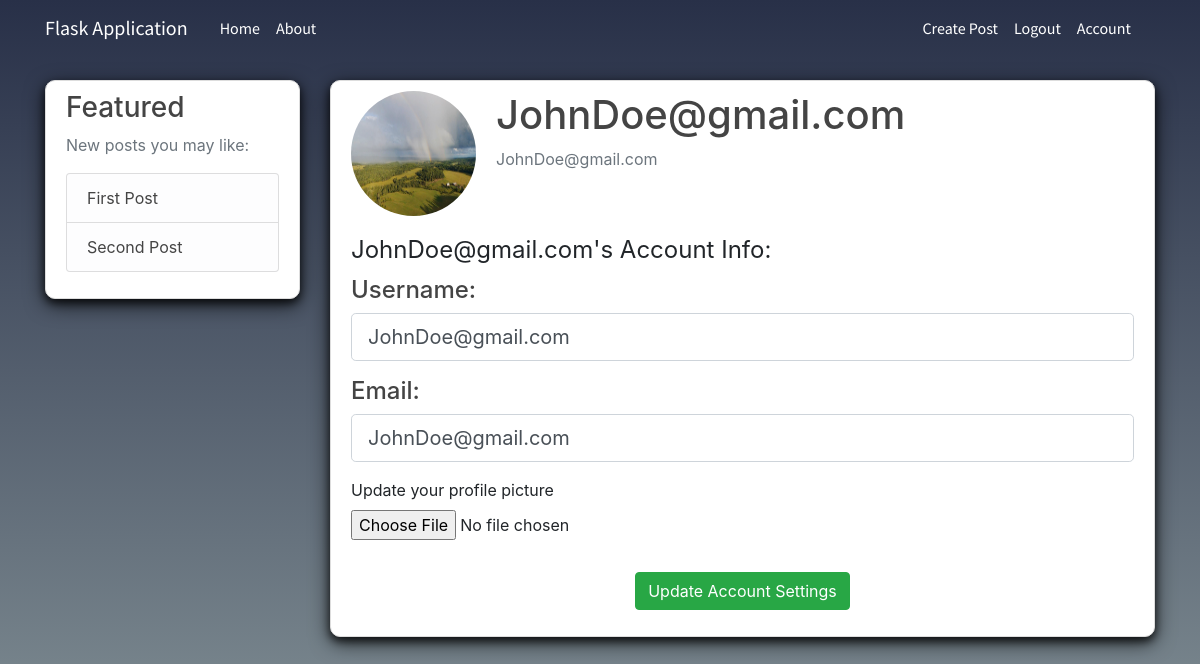
Page /account (signed in) on the committed database.
### FlaskApplication/models.py (models this page shows)
class Post(db.Model):
    id = db.Column(db.Integer, primary_key=True)
    title = db.Column(db.String(100), nullable=False)
    datePosted = db.Column(db.DateTime, nullable=False, default=datetime.utcnow)
    content = db.Column(db.Text, nullable=False)
    user_id = db.Column(db.Integer, db.ForeignKey('user.id'), nullable=False)

class User(db.Model, UserMixin):
    id = db.Column(db.Integer, primary_key=True)
    username = db.Column(db.String(20), unique=True, nullable=False)
    email = db.Column(db.String(120), unique=True, nullable=False)
    imageFile = db.Column(db.String(20), nullable=False, default='default.jpg')
    password = db.Column(db.String(60), nullable=False)
    posts = db.relationship('Post',backref='author', lazy=True)

### FlaskApplication/routes.py (the view)
@app.route("/account", methods=["GET","POST"])
@login_required
def account():
    updateAccountForm = UpdateAccountForm()
    if updateAccountForm.validate_on_submit():
        if updateAccountForm.profilePicture.data:
            pictureFile = savePicture(updateAccountForm.profilePicture.data)
            current_user.imageFile = pictureFile
        current_user.username = updateAccountForm.username.data
        current_user.email = updateAccountForm.email.data
        db.session.commit()
        flash(current_user.username+"'s account has been updated!","success")
        return redirect(url_for("account"))
    elif request.method == "GET":
        updateAccountForm.username.data = current_user.username
        updateAccountForm.email.data = current_user.email
    posts = Post.query.all()
    newestPosts = posts[-4:]
    imageFile = url_for('static', filename="profile_pictures/"+current_user.imageFile)
    return render_template('account.html',title='Account', imageFile = imageFile, form=updateAccountForm, newestPosts=newestPosts)

### FlaskApplication/forms.py (shortened to what this page needs)
class UpdateAccountForm(FlaskForm):
    username = StringField('Username',validators=[DataRequired()])
    email = StringField('Email', validators=[DataRequired(),Email()])
    profilePicture = FileField("Update your profile picture", validators=[FileAllowed(["jpg","png"])])
    submit = SubmitField('Update Account Settings')

### FlaskApplication/models.py (called while the page is built)
@loginManager.user_loader
def load_user(user_id):
    return User.query.get(int(user_id))

### FlaskApplication/templates/account.html (shortened to what this page needs)
{%extends "master.html"%}
{%block content%}
  <div class="content-section">
    <div class="media">
      <img class="rounded-circle account-img" src="{{imageFile}}">
      <div class="media-body">
        <h2 class="account-heading">{{ current_user.username }}</h2>
        <p class="text-secondary">{{ current_user.email }}</p>
      </div>
    </div>
    <form method="POST" action="" enctype="multipart/form-data">
      <fieldset class="form-group">
        <legend>{{current_user.username}}'s Account Info:</legend>
        <div class="form-group">
          <h4>Username:</h4>
          {{form.username(class="form-control form-control-lg")}}
        </div>
        <div class="form-group">
          <h4>Email:</h4>
          {{form.email(class="form-control form-control-lg")}}
        </div>
        <div class="form-group">
          {{form.profilePicture.label()}}
          {{form.profilePicture(class="form-control-file center")}}
        </div>
      </fieldset>
      <div class="form-group center">
        {{form.submit(class="btn btn-success")}}
      </div>
    </form>
  </div>
{%endblock content%}

### FlaskApplication/templates/master.html (shortened to what this page needs)
<!DOCTYPE html>
<html lang="en" dir="ltr">
  <head>
    <link rel="stylesheet" href="https://stackpath.bootstrapcdn.com/bootstrap/4.1.3/css/bootstrap.min.css">
    <link rel="stylesheet" type="text/css" href="{{url_for('static',filename='main.css')}}" />
  </head>
  <body>
    <header class="site-header">
      <nav class="navbar navbar-fixed-top navbar-expand-md navbar-dark fixed-top" style="font-family: 'Source Sans Pro', sans-serif;">
        <div class="container">
          <a class="navbar-brand mr-4" style="color: #FFFFFF;" href="/">Flask Application</a>
          <div class="collapse navbar-collapse mr-3" id="navbarToggle">
            <div class="navbar-nav mr-auto">
              <a class="nav-item nav-link" href="{{url_for('home')}}">Home</a>
              <a class="nav-item nav-link" href="{{url_for('about')}}">About</a>
            </div>
            <div class="navbar-nav">
              {% if current_user.is_authenticated %}
                <a class="nav-item nav-link" href="{{url_for('newPost')}}">Create Post</a>
                <a class="nav-item nav-link" href="{{url_for('logout')}}">Logout</a>
                <a class="nav-item nav-link" href="{{url_for('account')}}">Account</a>
              {% else %}
                <a class="nav-item nav-link" href="{{url_for('login')}}">Login</a>
                <a class="nav-item nav-link" href="{{url_for('register')}}">Register</a>
              {% endif %}
            </div>
          </div>
        </div>
      </nav>
    </header>
    <main role="main" class="container">
      <div class="row">
        <div class="col-md-3">
          <div class="content-section">
            <h3>Featured</h3>
            <p class='text-muted'>New posts you may like:
              <ul class="list-group">
                {% for post in newestPosts %}
                  <li class="list-group-item list-group-item-light">
                    <a class="article-title" href="{{url_for("post", post_id=post.id)}}">{{ post.title }}</a>
                  </li>
                {% endfor %}
              </ul>
            </p>
          </div>
        </div>
        <div class="col-md-9">
          {% block content %}{% endblock %}
        </div>
      </div>
    </main>
  </body>
</html>

### FlaskApplication/static/main.css (style rules this page uses)
body { background: #283048; background: -webkit-linear-gradient(to top, #859398, #283048); background: linear-gradient(to top, #859398, #283048); background-repeat: no-repeat; background-attachment: fixed; margin-top: 5rem; }
h1, h2, h3, h4, h5, h6 { color: #444444; }
.site-header { background: #ffffff; }
.navbar { background-color: transparent; }
.navbar-brand { color: #FFFFFF; }
.site-header .navbar-nav .nav-link { color: #FFFFFF; }
.content-section { background: #FFFFFF; box-shadow: 0 4px 8px 0 rgba(0, 0, 0, 0.7), 0 6px 20px 0 rgba(0, 0, 0, 0.7); padding: 10px 20px; border: 1px solid #dddddd; border-radius: 10px; margin-bottom: 20px; }
.article-title { color: #444444; }
.center { text-align: center; }
.account-img { height: 125px; width: 125px; margin-right: 20px; margin-bottom: 16px; }
.account-heading { font-size: 2.5rem; }

### rows in the picture
Post: title "First Post"
Post: title "Second Post"
User: username "JohnDoe@gmail.com", email "JohnDoe@gmail.com"
